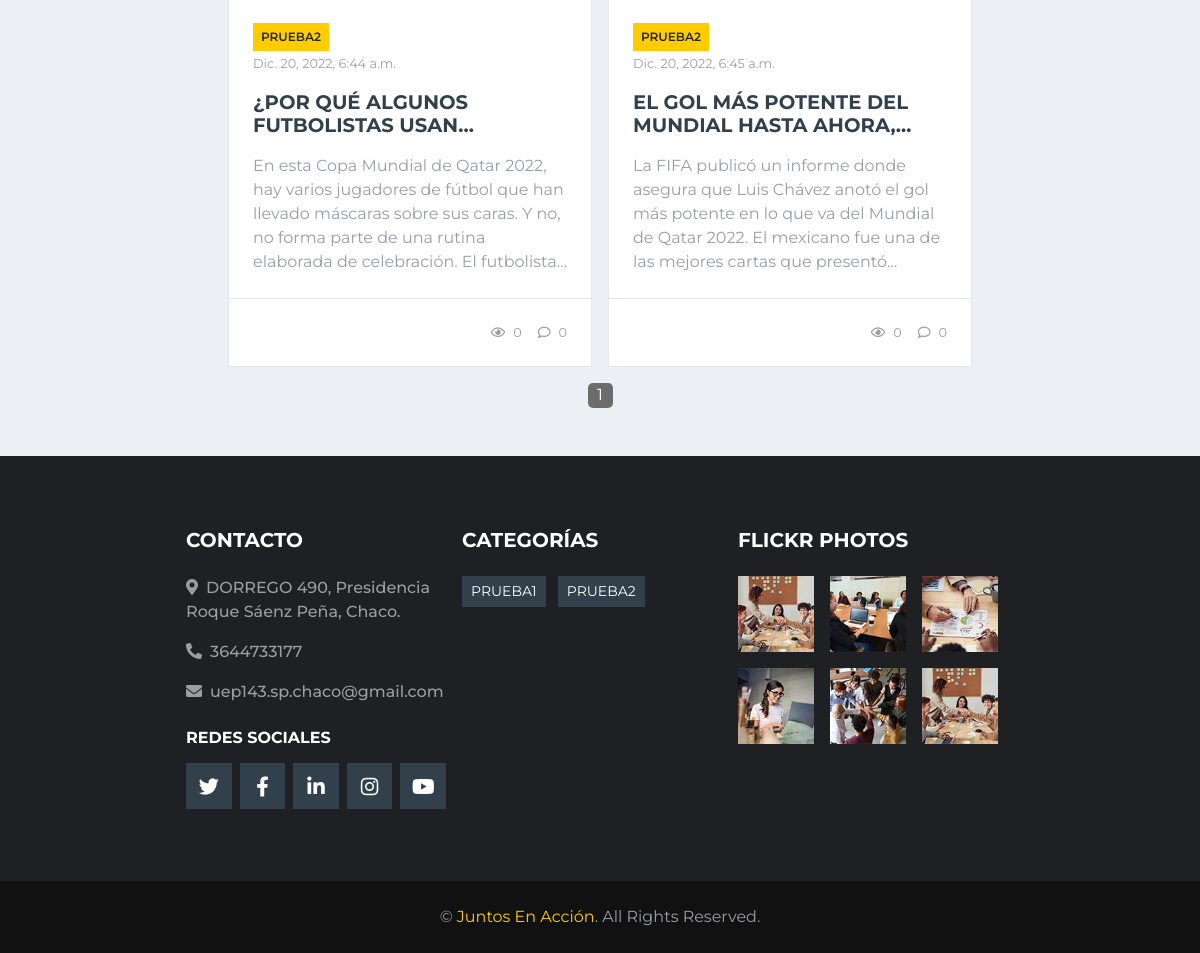
/Noticias/Todas/1/2 (lower part), run on an earlier commit of the app's database.
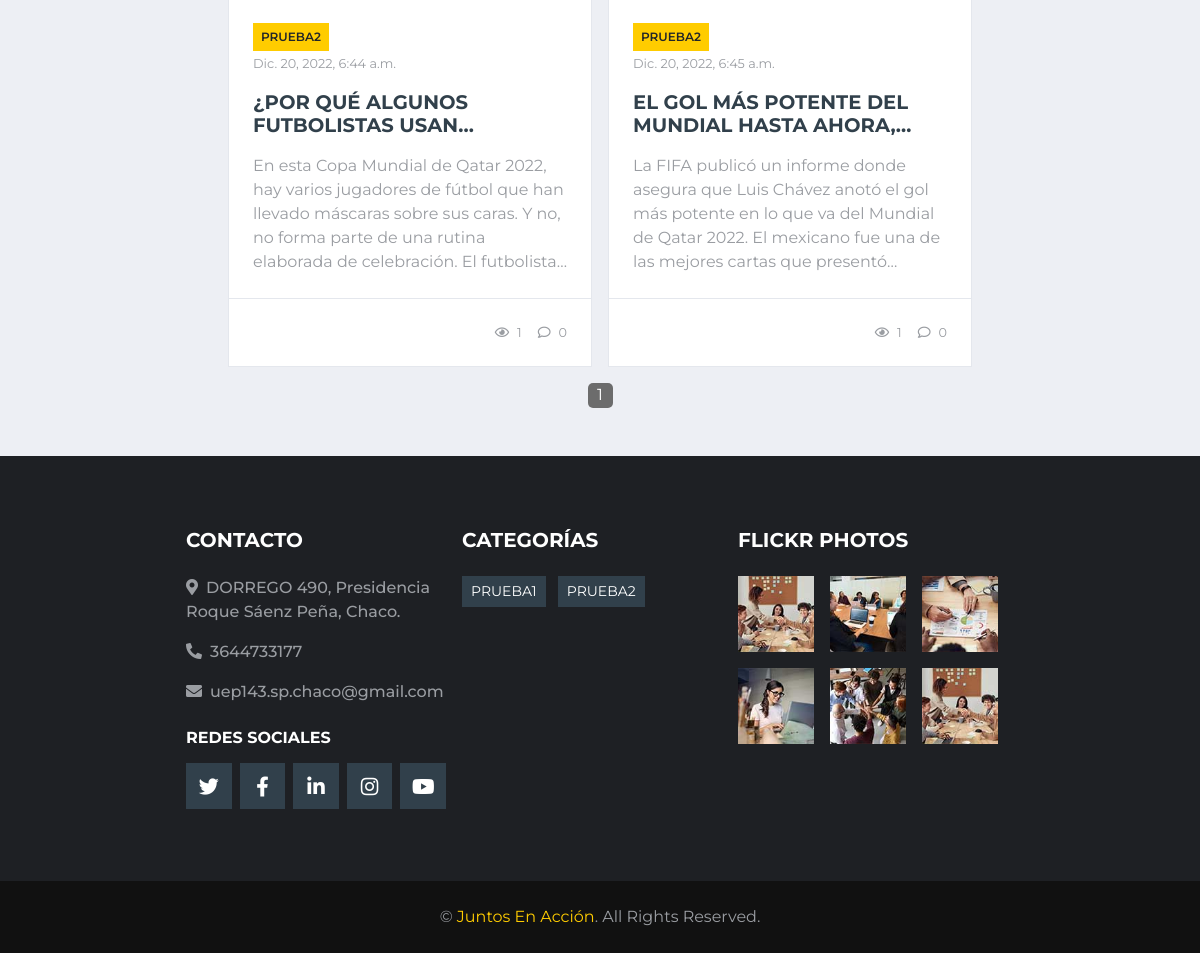
And on a later commit of the database.
### apps/noticias/models.py (models this page shows)
class Noticia(models.Model):
    titulo = models.CharField(max_length=150)
    cuerpo = models.TextField()
    imagen = models.ImageField(upload_to='noticias')
    categoria_noticia = models.ForeignKey(Categoria, on_delete=models.CASCADE)
    fecha = models.DateTimeField(auto_now_add=True)
    views_week = models.IntegerField(default=0, editable=False)
    views_total = models.IntegerField(default=0, editable=False)
    comentarios = models.IntegerField(default=0, editable=False)

class Categoria(models.Model):
    nombre = models.CharField(max_length=60)
    def __str__(self):
        return self.nombre

### apps/noticias/views.py (the view)
# urls.py: path('Todas/<int:pg>/<int:pk>', views.Todas_by, name='todas'),
def Todas_by(request, pg, pk):
    contexto = {}
    cat = Categoria.objects.all().order_by('nombre')
    if pk:
        n = Noticia.objects.filter(categoria_noticia=pk)
        cat_filter = cat.filter(pk=pk)[0].nombre
    else:
        n = Noticia.objects.all()
        cat_filter = ''
    p = Paginator(n, 4)
    pages_pagination = p.num_pages
    page1 = p.page(pg)
    contexto['noticias'] = page1.object_list
    contexto['pagination_number'] = pg
    contexto['range'] = range(pages_pagination)
    contexto['pagination_pages'] = pages_pagination
    contexto['categorias'] = cat
    contexto['categoria_noticia'] = cat_filter
    contexto['pk'] = pk
    return render(request, 'noticias/todas.html', contexto)

### templates/Noticias/todas.html (shortened to what this page needs)
{% extends 'base.html' %}
{% load static %}
{% block contenido %}
<div class="container-fluid">
    <div class="container">
        <div style="flex-direction:column;align-items:center" class="row">
            <div class="col-lg-8">
                <div class="row">
                    {% for noti in noticias %}
                    <div class="col-lg-6">
                        <div class="position-relative mb-3">
                            <div class="bg-white border border-top-0 p-4">
                                <div class="mb-2">
                                    <a class="badge badge-primary text-uppercase font-weight-semi-bold p-2 mr-2"
                                        href="{% url 'noticias:todas' 1 noti.categoria_noticia.pk %}">{{noti.categoria_noticia}}</a>
                                    <p class="text-body"><small>{{noti.fecha}}</small></p>
                                </div>
                                <a class="title-length h4 d-block mb-3 text-secondary text-uppercase font-weight-bold"
                                    href="{% url 'noticias:detalle' noti.pk %}">{{noti.titulo}}</a>
                                <p class="m-0 text-length">{{noti.cuerpo}}</p>
                            </div>
                            <div class="d-flex justify-content-between bg-white border border-top-0 p-4">
                                <div class="d-flex align-items-center">
                                    <small class="ml-3"><i class="far fa-eye mr-2"></i>{{noti.views_total}}</small>
                                    <small class="ml-3"><i class="far fa-comment mr-2"></i>{{noti.comentarios}}</small>
                                </div>
                            </div>
                        </div>
                    </div>
                    {% endfor %}
                    <div style="width:100%; justify-content: center; display: flex; align-items: center;gap: 4px; height: 25px;"
                        class="form-group mb-0">
                            <div>
                                {% for i in range %}
                                {% if pagination_number == i|add:"1" %}
                                <a style="background-color: #6c6c6c;" href="{% url 'noticias:todas' i|add:'1' pk %}"
                                    class="pagination-number">{{i|add:"1"}}</a>
                                {% else %}
                                <a href="{% url 'noticias:todas' i|add:'1' pk %}"
                                    class="pagination-number">{{i|add:"1"}}</a>
                                {% endif %}
                                {% endfor %}
                            </div>
                    </div>
                </div>
            </div>
        </div>
    </div>
</div>
{% endblock contenido %}

### templates/base.html (shortened to what this page needs)
{% load static %}
<!DOCTYPE html>
<html>
<head>
	<link href="https://cdnjs.cloudflare.com/ajax/libs/font-awesome/5.15.0/css/all.min.css" rel="stylesheet">
	<link href={% static 'lib/owlcarousel/assets/owl.carousel.min.css' %} rel="stylesheet">
	<link href={% static 'css/main.css' %} rel="stylesheet">
</head>
<body>
	{% block contenido %}
	{% endblock contenido %}
	<div class="container-fluid bg-dark pt-5 px-sm-3 px-md-5 mt-5">
		<div style="width: 100%; justify-content: center;" class="row py-4">
			<div class="col-lg-3 col-md-6 mb-5">
				<h5 class="mb-4 text-white text-uppercase font-weight-bold">Contacto</h5>
				<p class="font-weight-medium"><i class="fa fa-map-marker-alt mr-2"></i>DORREGO 490, Presidencia Roque
					Sáenz Peña, Chaco.</p>
				<p class="font-weight-medium"><i class="fa fa-phone-alt mr-2"></i>3644733177</p>
				<p class="font-weight-medium"><i class="fa fa-envelope mr-2"></i>uep143.sp.chaco@gmail.com</p>
				<h6 class="mt-4 mb-3 text-white text-uppercase font-weight-bold">Redes sociales</h6>
				<div class="d-flex justify-content-start">
					<a class="btn btn-lg btn-secondary btn-lg-square mr-2" href="#"><i class="fab fa-twitter"></i></a>
					<a class="btn btn-lg btn-secondary btn-lg-square mr-2" href="#"><i
							class="fab fa-facebook-f"></i></a>
					<a class="btn btn-lg btn-secondary btn-lg-square mr-2" href="#"><i
							class="fab fa-linkedin-in"></i></a>
					<a class="btn btn-lg btn-secondary btn-lg-square mr-2" href="#"><i class="fab fa-instagram"></i></a>
					<a class="btn btn-lg btn-secondary btn-lg-square" href="#"><i class="fab fa-youtube"></i></a>
				</div>
			</div>
			<div class="col-lg-3 col-md-6 mb-5">
				<h5 class="mb-4 text-white text-uppercase font-weight-bold">Categorías</h5>
				<div class="m-n1">
					{% for cat in categorias %}
					<a href="{% url 'noticias:todas' 1 cat.pk %}"
						class="btn btn-sm btn-secondary m-1">{{cat.nombre}}</a>
					{% endfor %}
				</div>
			</div>
			<div class="col-lg-3 col-md-6 mb-5">
				<h5 class="mb-4 text-white text-uppercase font-weight-bold">Flickr Photos</h5>
				<div class="row">
					<div class="col-4 mb-3">
						<a href=""><img class="w-100" src={% static 'img/news-110x110-1.jpg' %} alt=""></a>
					</div>
					<div class="col-4 mb-3">
						<a href=""><img class="w-100" src={% static 'img/news-110x110-2.jpg' %} alt=""></a>
					</div>
					<div class="col-4 mb-3">
						<a href=""><img class="w-100" src={% static 'img/news-110x110-3.jpg' %} alt=""></a>
					</div>
					<div class="col-4 mb-3">
						<a href=""><img class="w-100" src={% static 'img/news-110x110-4.jpg' %} alt=""></a>
					</div>
					<div class="col-4 mb-3">
						<a href=""><img class="w-100" src={% static 'img/news-110x110-5.jpg' %} alt=""></a>
					</div>
					<div class="col-4 mb-3">
						<a href=""><img class="w-100" src={% static 'img/news-110x110-1.jpg' %} alt=""></a>
					</div>
				</div>
			</div>
		</div>
	</div>
	<div class="container-fluid py-4 px-sm-3 px-md-5" style="background: #111111;">
		<p class="m-0 text-center">&copy; <a href="#">Juntos En Acción</a>. All Rights Reserved.
		</p>
	</div>
</body>
</html>

What changed in the data, as far as the page shows it:
changed Noticia "Dic. 20, 2022, 6:44 a.m.": views_total "0" → "1"
changed Noticia "Dic. 20, 2022, 6:45 a.m.": views_total "0" → "1"
